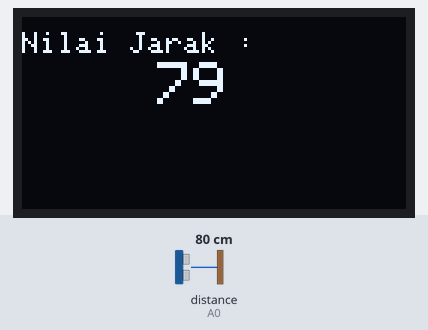
This sketch was run on a simulated Arduino Uno, built with avr-gcc and run on an emulated ATmega328P. Parts: 128×64 one-colour display. Wiring (inferred from the names in the program): ultrasonic range finder: trigger A1; echo A0. Inputs (shaded band) come from the test bench; at power-on: distance to the obstacle (sensor on A0) 80 cm. The echo pulse lasts 58.3 µs per cm; the audio player accepts every command and is not drawn; what the sketch prints to the serial monitor is not drawn.

Above: at 1.3 s.
1.4 s: distance to the obstacle (sensor on A0) set to 47 cm
At 2.0 s:
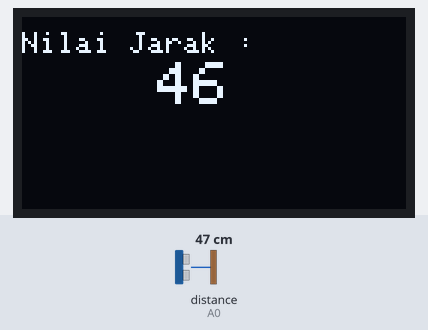
2.9 s: distance to the obstacle (sensor on A0) set to 2 cm
At 3.5 s:
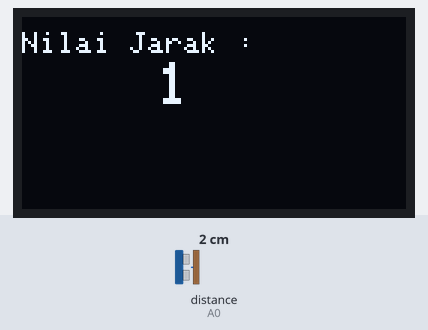
4.4 s: distance to the obstacle (sensor on A0) set to 250 cm
At 7.4 s:
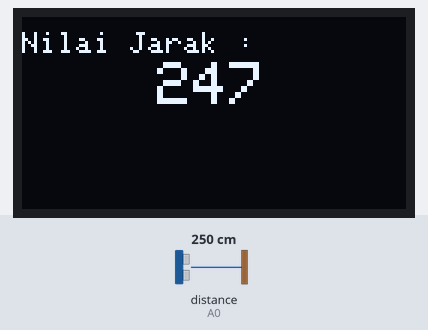
Timing chart, 0 to 8.9 s (numbered marks = the images above; inputs shaded):
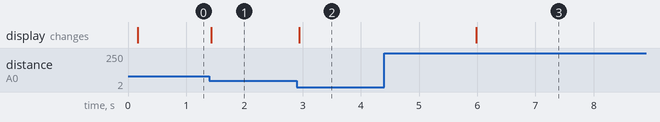

The sketch:

alpinbarbar.ino
```cpp
#include <SoftwareSerial.h>
#include <DFPlayer_Mini_Mp3.h>
#define echo A0
#define triger A1
#include <Wire.h>
#include <Adafruit_SSD1306.h>
#define OLED_RESET 4
Adafruit_SSD1306 display(OLED_RESET);

SoftwareSerial mySerial(10, 11);
int maximumRange = 200;
int minimumRange = 00;
long duration, distance;
void setup () {
  Serial.begin(9600);
  mySerial.begin (9600);
  mp3_set_serial (mySerial);
  mp3_set_volume (25);
  pinMode(echo, INPUT);
  pinMode(triger, OUTPUT);
    display.begin(SSD1306_SWITCHCAPVCC, 0x3C);
  display.clearDisplay();

  delay(100);
}

void loop () {
  digitalWrite(triger, LOW);
  delayMicroseconds(2);
  digitalWrite(triger, HIGH);
  delayMicroseconds(10);
  digitalWrite(triger, LOW);
  int distance1 = pulseIn(echo, HIGH);
  distance = distance1 / 58.8;
  Serial.print(distance1);
  Serial.print(" ");
  Serial.println(distance);
   display.clearDisplay();
   display.setTextSize(1);
  display.setTextColor(WHITE);
  display.setCursor(0,5);
  display.print("Nilai Jarak : ");

  display.setTextSize(2);
  display.setTextColor(WHITE);
  display.setCursor(45,15);
  display.print(distance);
  display.display();
  if (distance <= 30) {
    mp3_play (0);
    delay (3000);
  }

  if (distance >= 50 && distance <= 60) {
    mp3_play (1);
    delay (3000);
  }

  else{
  mp3_stop();
  //delay (60000);
  }
  //delay(1000);
}
```

Measured:
- after the input at 1.4 s, the display: changes at once (image 1)
- after the input at 2.9 s, the display: changes at once (image 2)
- after the input at 4.4 s, the display: changes after 1.6 s (image 3)
